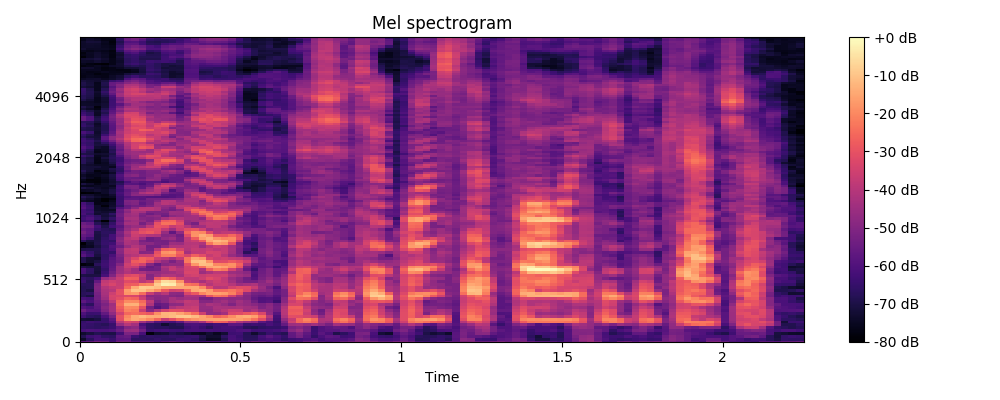

Generate this figure with Python:
from __future__ import print_function
import numpy as np
import scipy
import matplotlib.pyplot as plt

import librosa
import librosa.display

y, sr = librosa.load('../data/SI1027.WAV',  sr=16000)
librosa.feature.melspectrogram(y=y, sr=sr)
# array([[  2.891e-07,   2.548e-03, ...,   8.116e-09,   5.633e-09],
# [  1.986e-07,   1.162e-02, ...,   9.332e-08,   6.716e-09],
# ...,
# [  3.668e-09,   2.029e-08, ...,   3.208e-09,   2.864e-09],
# [  2.561e-10,   2.096e-09, ...,   7.543e-10,   6.101e-10]])

# Using a pre-computed power spectrogram

D = np.abs(librosa.stft(y))**2
S = librosa.feature.melspectrogram(S=D)

# Passing through arguments to the Mel filters
S = librosa.feature.melspectrogram(y=y, sr=sr, n_mels=128,
                                    fmax=8000)
print(np.shape(S))


import matplotlib.pyplot as plt
plt.figure(figsize=(10, 4))
librosa.display.specshow(librosa.power_to_db(S,
                                             ref=np.max),
                         y_axis='mel', fmax=8000,
                         x_axis='time')
plt.colorbar(format='%+2.0f dB')
plt.title('Mel spectrogram')
plt.tight_layout()
plt.savefig('spectrogram.png')
